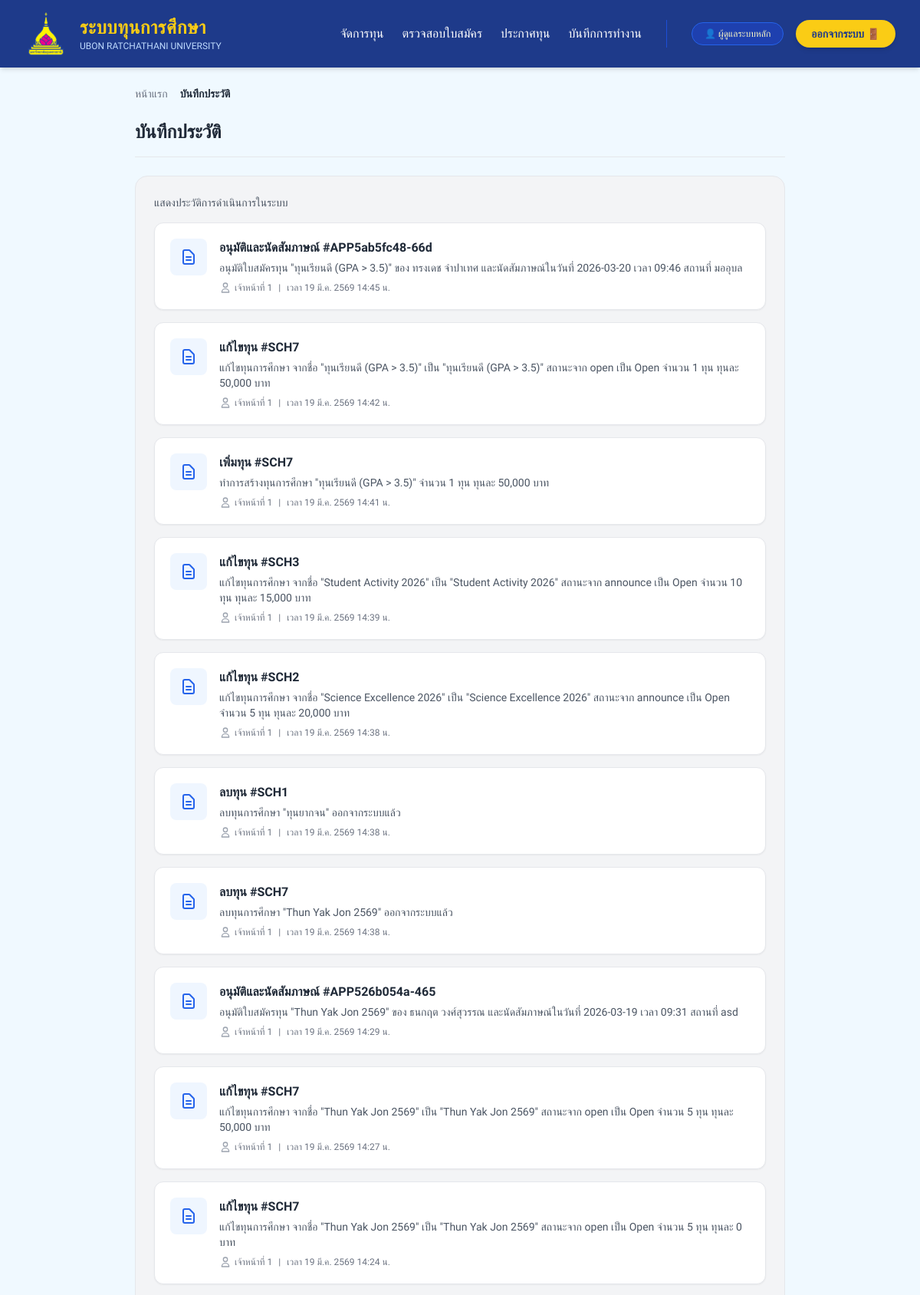
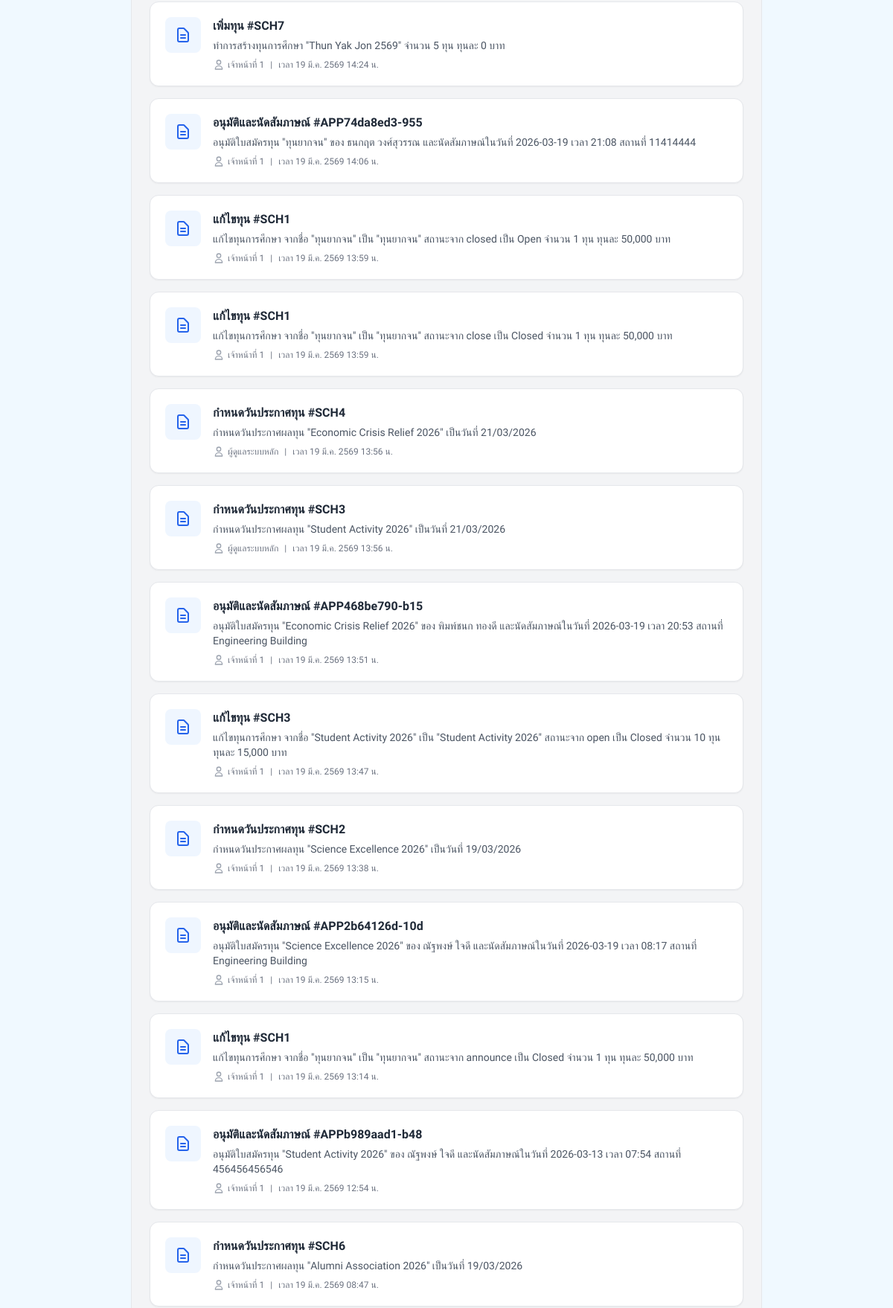
The app's page /officer/audit-log (signed in, upper part) with its own data (2 pictures, top to bottom).
### models.py (models this page shows)
class AuditLog(db.Model):
    __tablename__ = 'audit_log'
    id = db.Column(db.Integer, primary_key=True)
    created_at = db.Column(db.DateTime, default=datetime.utcnow)
    officer_username = db.Column(db.String(50), nullable=False)  # ชื่อ/รหัสเจ้าหน้าที่
    officer_label = db.Column(db.String(50), nullable=True)      # ฉายาแสดง เช่น เจ้าหน้าที่(A)
    action = db.Column(db.String(50), nullable=False)            # ชนิดการทำงาน
    action_title = db.Column(db.String(100), nullable=True)      # ชื่อการกระทำภาษาไทย
    reference_id = db.Column(db.String(30), nullable=True)       # รหัสอ้างอิง เช่น APP345, SCH001
    details = db.Column(db.String(500))                          # คำอธิบายรายละเอียด
    status_after = db.Column(db.String(100), nullable=True)      # สถานะหลังแก้ไข/ปัจจุบัน
    previous_value = db.Column(db.String(200), nullable=True)    # ค่าเดิมก่อนแก้ไข

### routes/officer_routes.py (the view, shortened to what this page needs)
@officer_bp.route('/audit-log')
def audit_log():
    staff_filter = request.args.get('staff', '')
    query = AuditLog.query.order_by(AuditLog.created_at.desc())
    logs = query.all()
    for log in logs:
        officer = Officer.query.filter_by(username=log.officer_username).first()
        log.officer_id = officer.id if officer else None
        log.officer_name = officer.name if (officer and officer.name) else (log.officer_label or log.officer_username)
    all_logs = AuditLog.query.all()
    staff_set = set()
    for log in all_logs:
        staff_set.add(log.officer_label or log.officer_username)
    staff_list = sorted(staff_set) if staff_set else []
    return render_template('officer/audit_log.html', logs=logs, staff_list=staff_list, total_count=len(logs), selected_staff=staff_filter)

### routes/officer_routes.py (called while the page is built)
@officer_bp.before_request
def require_officer_login():
    exempt_routes = ['officer.login', 'officer.api_scholarships']
    if request.endpoint and request.endpoint not in exempt_routes:
        if "user_id" not in session or session.get("role") != "officer":
            if request.path.startswith('/officer/api/'):
                return jsonify({"status": "error", "message": "Unauthorized API access. Session required."}), 401
            flash("กรุณาเข้าสู่ระบบในฐานะเจ้าหน้าที่", "error")
            return redirect(url_for("login")) # Assuming login is the global login defined in app.py

### templates/officer/audit_log.html (shortened to what this page needs)
{% extends "layouts/base.html" %}
{% block nav_links %}
    <a href="{{ url_for('officer.list_scholarships') }}" class="text-white hover:text-yellow-400 font-medium transition-colors">จัดการทุน</a>
    <a href="{{ url_for('officer.applications') }}" class="text-white hover:text-yellow-400 font-medium transition-colors">ตรวจสอบใบสมัคร</a>
    <a href="{{ url_for('officer.final_announcement') }}" class="text-white hover:text-yellow-400 font-medium transition-colors">ประกาศทุน</a>
    <a href="{{ url_for('officer.audit_log') }}" class="text-white hover:text-yellow-400 font-medium transition-colors">บันทึกการทำงาน</a>
{% endblock %}
{% block role_name %}{{ session.get('user_name', 'เจ้าหน้าที่') }}{% endblock %}
{% block profile_link %}/officer/profile{% endblock %}
{% block content %}
<div class="max-w-4xl mx-auto p-6">
    <div class="mb-6 flex items-center text-sm text-gray-500">
        <a href="{{ url_for('officer.home') }}" class="hover:text-blue-600 transition">หน้าแรก</a>
        <span class="font-bold text-gray-800">บันทึกประวัติ</span>
    </div>
    <div class="mb-6 pb-4 border-b border-gray-200">
        <h1 class="text-2xl font-bold text-gray-800">บันทึกประวัติ</h1>
    </div>
    <div class="bg-gray-100 rounded-2xl p-6 border border-gray-200">
        <p class="text-sm text-gray-600 mb-4 font-medium">แสดงประวัติการดำเนินการในระบบ</p>
        <div class="space-y-4">
            {% for log in logs %}
            <div class="bg-white rounded-xl shadow-sm border border-gray-200 p-5 flex gap-4 hover:shadow-md transition">
                <div class="flex-shrink-0 w-12 h-12 bg-blue-50 rounded-lg flex items-center justify-center">
                    <svg class="w-6 h-6 text-blue-600" fill="none" stroke="currentColor" viewBox="0 0 24 24">
                        <path stroke-linecap="round" stroke-linejoin="round" stroke-width="2" d="M9 12h6m-6 4h6m2 5H7a2 2 0 01-2-2V5a2 2 0 012-2h5.586a1 1 0 01.707.293l5.414 5.414a1 1 0 01.293.707V19a2 2 0 01-2 2z"></path>
                    </svg>
                </div>
                <div class="flex-1 min-w-0">
                    <h3 class="font-bold text-gray-800 text-base mb-1">
                        {{ log.action_title or (
                            'อนุมัติ' if log.action == 'approved' else
                            'ปฏิเสธ' if log.action == 'rejected' else
                            'อนุมัติและนัดสัมภาษณ์' if log.action == 'approved_interview' else
                            'สร้างทุน' if log.action == 'create_scholarship' else
                            'ประกาศทุน' if log.action == 'announce_scholarship' else
                            'แก้ไข' if log.action == 'edit' else
                            'เข้าสู่ระบบ' if log.action == 'login' else
                            'ดาวน์โหลด' if log.action == 'download' else log.action
                        ) }}{% if log.reference_id %} #{{ log.reference_id }}{% else %} #{{ log.id }}{% endif %}
                    </h3>
                    <p class="text-gray-600 text-sm mb-2">
                        {{ log.details or '-' }}
                    </p>
                    <p class="text-gray-500 text-xs flex items-center gap-1">
                        <svg class="w-4 h-4 text-gray-400" fill="none" stroke="currentColor" viewBox="0 0 24 24">
                            <path stroke-linecap="round" stroke-linejoin="round" stroke-width="2" d="M16 7a4 4 0 11-8 0 4 4 0 018 0zM12 14a7 7 0 00-7 7h14a7 7 0 00-7-7z"></path>
                        </svg>
                        {{ log.officer_label or log.officer_username }}
                        <span class="mx-1">|</span>
                        เวลา {{ log.created_at | thai_date }}
                    </p>
                </div>
            </div>
            {% else %}
            <div class="bg-white rounded-xl shadow-sm border border-gray-200 p-8 text-center text-gray-500">
                ยังไม่มีรายการบันทึกการทำงาน
            </div>
            {% endfor %}
        </div>
    </div>
</div>
{% endblock %}

### templates/layouts/base.html (style rules this page uses)
body { font-family: 'Prompt', sans-serif; }

### records on screen
AuditLog: action_title "อนุมัติและนัดสัมภาษณ์", reference_id "APP5ab5fc48-66d", details "อนุมัติใบสมัครทุน \"ทุนเรียนดี (GPA > 3.5)\" ของ ทรงเดช จำปาเทศ และนัดสัมภาษณ์ในวันที่ 2026-03-20 เวลา 09:46 สถานที่ มออุบล", officer_label "เจ้าหน้าที่ 1", created_at|thai_date "19 มี.ค. 2569 14:45 น."
AuditLog: action_title "แก้ไขทุน", reference_id "SCH7", details "แก้ไขทุนการศึกษา จากชื่อ \"ทุนเรียนดี (GPA > 3.5)\" เป็น \"ทุนเรียนดี (GPA > 3.5)\" สถานะจาก open เป็น Open จำนวน 1 ทุน ทุนละ 50,000 บาท", officer_label "เจ้าหน้าที่ 1", created_at|thai_date "19 มี.ค. 2569 14:42 น."
AuditLog: action_title "เพิ่มทุน", reference_id "SCH7", details "ทำการสร้างทุนการศึกษา \"ทุนเรียนดี (GPA > 3.5)\" จำนวน 1 ทุน ทุนละ 50,000 บาท", officer_label "เจ้าหน้าที่ 1", created_at|thai_date "19 มี.ค. 2569 14:41 น."
AuditLog: action_title "แก้ไขทุน", reference_id "SCH3", details "แก้ไขทุนการศึกษา จากชื่อ \"Student Activity 2026\" เป็น \"Student Activity 2026\" สถานะจาก announce เป็น Open จำนวน 10 ทุน ทุนละ 15,000 บาท", officer_label "เจ้าหน้าที่ 1", created_at|thai_date "19 มี.ค. 2569 14:39 น."
AuditLog: action_title "แก้ไขทุน", reference_id "SCH2", details "แก้ไขทุนการศึกษา จากชื่อ \"Science Excellence 2026\" เป็น \"Science Excellence 2026\" สถานะจาก announce เป็น Open จำนวน 5 ทุน ทุนละ 20,000 บาท", officer_label "เจ้าหน้าที่ 1", created_at|thai_date "19 มี.ค. 2569 14:38 น."
AuditLog: action_title "ลบทุน", reference_id "SCH1", details "ลบทุนการศึกษา \"ทุนยากจน\" ออกจากระบบแล้ว", officer_label "เจ้าหน้าที่ 1", created_at|thai_date "19 มี.ค. 2569 14:38 น."
AuditLog: action_title "ลบทุน", reference_id "SCH7", details "ลบทุนการศึกษา \"Thun Yak Jon 2569\" ออกจากระบบแล้ว", officer_label "เจ้าหน้าที่ 1", created_at|thai_date "19 มี.ค. 2569 14:38 น."
AuditLog: action_title "อนุมัติและนัดสัมภาษณ์", reference_id "APP526b054a-465", details "อนุมัติใบสมัครทุน \"Thun Yak Jon 2569\" ของ ธนกฤต วงศ์สุวรรณ และนัดสัมภาษณ์ในวันที่ 2026-03-19 เวลา 09:31 สถานที่ asd", officer_label "เจ้าหน้าที่ 1", created_at|thai_date "19 มี.ค. 2569 14:29 น."
AuditLog: action_title "แก้ไขทุน", reference_id "SCH7", details "แก้ไขทุนการศึกษา จากชื่อ \"Thun Yak Jon 2569\" เป็น \"Thun Yak Jon 2569\" สถานะจาก open เป็น Open จำนวน 5 ทุน ทุนละ 50,000 บาท", officer_label "เจ้าหน้าที่ 1", created_at|thai_date "19 มี.ค. 2569 14:27 น."
AuditLog: action_title "แก้ไขทุน", reference_id "SCH7", details "แก้ไขทุนการศึกษา จากชื่อ \"Thun Yak Jon 2569\" เป็น \"Thun Yak Jon 2569\" สถานะจาก open เป็น Open จำนวน 5 ทุน ทุนละ 0 บาท", officer_label "เจ้าหน้าที่ 1", created_at|thai_date "19 มี.ค. 2569 14:24 น."
AuditLog: action_title "เพิ่มทุน", reference_id "SCH7", details "ทำการสร้างทุนการศึกษา \"Thun Yak Jon 2569\" จำนวน 5 ทุน ทุนละ 0 บาท", officer_label "เจ้าหน้าที่ 1", created_at|thai_date "19 มี.ค. 2569 14:24 น."
AuditLog: action_title "อนุมัติและนัดสัมภาษณ์", reference_id "APP74da8ed3-955", details "อนุมัติใบสมัครทุน \"ทุนยากจน\" ของ ธนกฤต วงศ์สุวรรณ และนัดสัมภาษณ์ในวันที่ 2026-03-19 เวลา 21:08 สถานที่ 11414444", officer_label "เจ้าหน้าที่ 1", created_at|thai_date "19 มี.ค. 2569 14:06 น."
AuditLog: action_title "แก้ไขทุน", reference_id "SCH1", details "แก้ไขทุนการศึกษา จากชื่อ \"ทุนยากจน\" เป็น \"ทุนยากจน\" สถานะจาก closed เป็น Open จำนวน 1 ทุน ทุนละ 50,000 บาท", officer_label "เจ้าหน้าที่ 1", created_at|thai_date "19 มี.ค. 2569 13:59 น."
AuditLog: action_title "แก้ไขทุน", reference_id "SCH1", details "แก้ไขทุนการศึกษา จากชื่อ \"ทุนยากจน\" เป็น \"ทุนยากจน\" สถานะจาก close เป็น Closed จำนวน 1 ทุน ทุนละ 50,000 บาท", officer_label "เจ้าหน้าที่ 1", created_at|thai_date "19 มี.ค. 2569 13:59 น."
AuditLog: action_title "กำหนดวันประกาศทุน", reference_id "SCH4", details "กำหนดวันประกาศผลทุน \"Economic Crisis Relief 2026\" เป็นวันที่ 21/03/2026", officer_label "ผู้ดูแลระบบหลัก", created_at|thai_date "19 มี.ค. 2569 13:56 น."
AuditLog: action_title "กำหนดวันประกาศทุน", reference_id "SCH3", details "กำหนดวันประกาศผลทุน \"Student Activity 2026\" เป็นวันที่ 21/03/2026", officer_label "ผู้ดูแลระบบหลัก", created_at|thai_date "19 มี.ค. 2569 13:56 น."
AuditLog: action_title "อนุมัติและนัดสัมภาษณ์", reference_id "APP468be790-b15", details "อนุมัติใบสมัครทุน \"Economic Crisis Relief 2026\" ของ พิมพ์ชนก ทองดี และนัดสัมภาษณ์ในวันที่ 2026-03-19 เวลา 20:53 สถานที่ Engineering Building", officer_label "เจ้าหน้าที่ 1", created_at|thai_date "19 มี.ค. 2569 13:51 น."
AuditLog: action_title "แก้ไขทุน", reference_id "SCH3", details "แก้ไขทุนการศึกษา จากชื่อ \"Student Activity 2026\" เป็น \"Student Activity 2026\" สถานะจาก open เป็น Closed จำนวน 10 ทุน ทุนละ 15,000 บาท", officer_label "เจ้าหน้าที่ 1", created_at|thai_date "19 มี.ค. 2569 13:47 น."
AuditLog: action_title "กำหนดวันประกาศทุน", reference_id "SCH2", details "กำหนดวันประกาศผลทุน \"Science Excellence 2026\" เป็นวันที่ 19/03/2026", officer_label "เจ้าหน้าที่ 1", created_at|thai_date "19 มี.ค. 2569 13:38 น."
AuditLog: action_title "อนุมัติและนัดสัมภาษณ์", reference_id "APP2b64126d-10d", details "อนุมัติใบสมัครทุน \"Science Excellence 2026\" ของ ณัฐพงษ์ ใจดี และนัดสัมภาษณ์ในวันที่ 2026-03-19 เวลา 08:17 สถานที่ Engineering Building", officer_label "เจ้าหน้าที่ 1", created_at|thai_date "19 มี.ค. 2569 13:15 น."
AuditLog: action_title "แก้ไขทุน", reference_id "SCH1", details "แก้ไขทุนการศึกษา จากชื่อ \"ทุนยากจน\" เป็น \"ทุนยากจน\" สถานะจาก announce เป็น Closed จำนวน 1 ทุน ทุนละ 50,000 บาท", officer_label "เจ้าหน้าที่ 1", created_at|thai_date "19 มี.ค. 2569 13:14 น."
AuditLog: action_title "อนุมัติและนัดสัมภาษณ์", reference_id "APPb989aad1-b48", details "อนุมัติใบสมัครทุน \"Student Activity 2026\" ของ ณัฐพงษ์ ใจดี และนัดสัมภาษณ์ในวันที่ 2026-03-13 เวลา 07:54 สถานที่ 456456456546", officer_label "เจ้าหน้าที่ 1", created_at|thai_date "19 มี.ค. 2569 12:54 น."
AuditLog: action_title "กำหนดวันประกาศทุน", reference_id "SCH6", details "กำหนดวันประกาศผลทุน \"Alumni Association 2026\" เป็นวันที่ 19/03/2026", officer_label "เจ้าหน้าที่ 1", created_at|thai_date "19 มี.ค. 2569 08:47 น."

### other values on screen
{{ session.get('user_name', 'เจ้าหน้าที่') }} "ผู้ดูแลระบบหลัก"
